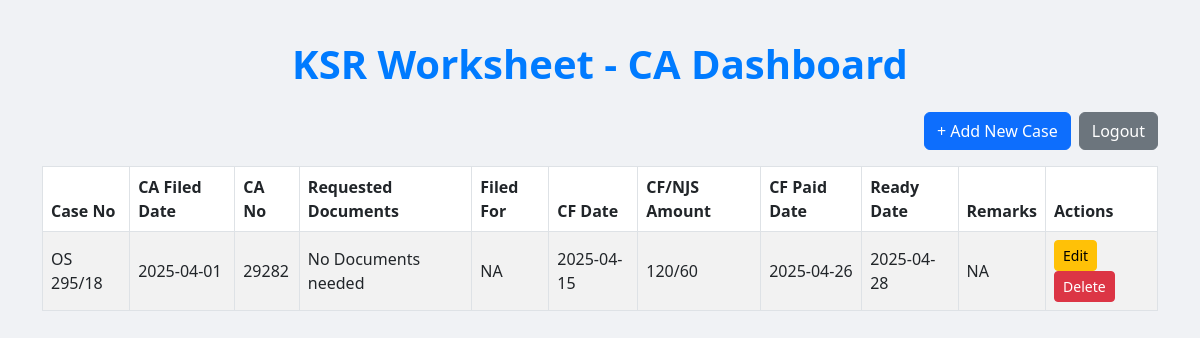
Screenshot of / (signed in) with the database file from the repository.
### App.py (models this page shows)
class Task(db.Model):
    id = db.Column(db.Integer, primary_key=True)
    case_number = db.Column(db.String(100), nullable=False)
    ca_filed_date = db.Column(db.Date, nullable=False)
    ca_number = db.Column(db.String(100), nullable=False)
    required_details = db.Column(db.Text, nullable=False)
    filed_for = db.Column(db.String(100), nullable=False)
    cf_date = db.Column(db.Date, nullable=False)
    cf_amount = db.Column(db.Float, nullable=False)
    cf_paid_date = db.Column(db.Date, nullable=True)
    ca_ready_date = db.Column(db.Date, nullable=True)
    remarks = db.Column(db.Text, nullable=True)

### App.py (the view)
@app.route('/')
@login_required
def index():
    tasks = Task.query.all()
    return render_template('index.html', tasks=tasks)

### App.py (called while the page is built)
def login_required(f):
    from functools import wraps
    @wraps(f)
    def decorated_function(*args, **kwargs):
        if 'user_id' not in session:
            return redirect(url_for('login'))
        return f(*args, **kwargs)
    return decorated_function

### templates/index.html (shortened to what this page needs)
<!DOCTYPE html>
<html lang="en">
<head>
    <link href="https://cdn.jsdelivr.net/npm/bootstrap@5.3.0/dist/css/bootstrap.min.css" rel="stylesheet">
</head>
<body>
<div class="container dashboard">
    <h1 class="text-center mb-4">KSR Worksheet - CA Dashboard</h1>
    <div class="d-flex justify-content-end mb-3">
        <a href="/add" class="btn btn-primary me-2">+ Add New Case</a>
        <a href="/logout" class="btn btn-secondary">Logout</a>
    </div>
    <div class="table-responsive">
        <table class="table table-bordered table-hover table-striped align-middle">
            <thead>
                <tr>
                    <th>Case No</th><th>CA Filed Date</th><th>CA No</th><th>Requested Documents</th><th>Filed For</th><th>CF Date</th>
                    <th>CF/NJS Amount</th><th>CF Paid Date</th><th>Ready Date</th><th>Remarks</th><th>Actions</th>
                </tr>
            </thead>
            <tbody>
                {% for task in tasks %}
                <tr>
                    <td>{{ task.case_number }}</td>
                    <td>{{ task.ca_filed_date }}</td>
                    <td>{{ task.ca_number }}</td>
                    <td>{{ task.required_details }}</td>
                    <td>{{ task.filed_for }}</td>
                    <td>{{ task.cf_date }}</td>
                    <td>{{ task.cf_amount }}</td>
                    <td>{{ task.cf_paid_date }}</td>
                    <td>{{ task.ca_ready_date }}</td>
                    <td>{{ task.remarks }}</td>
                    <td>
                        <a href="/update/{{ task.id }}" class="btn btn-warning btn-sm">Edit</a>
                        <a href="/delete/{{ task.id }}" class="btn btn-danger btn-sm">Delete</a>
                    </td>
                </tr>
                {% endfor %}
            </tbody>
        </table>
    </div>
</div>
</body>
</html>

### templates/index.html (style rules this page uses)
body { background: #f0f2f5; font-family: 'Segoe UI', sans-serif; }
.dashboard { margin-top: 40px; }
.dashboard h1 { color: #007bff; font-weight: 600; }
.btn-warning { background-color: #ffc107; color: black; }
.btn-danger { background-color: #dc3545; }
table thead { background-color: #343a40; color: white; }

### rows the page displays
Task: case_number "OS 295/18", ca_filed_date "2025-04-01", ca_number "29282", required_details "No Documents needed", filed_for "NA", cf_date "2025-04-15", cf_amount "120/60", cf_paid_date "2025-04-26", ca_ready_date "2025-04-28", remarks "NA"
